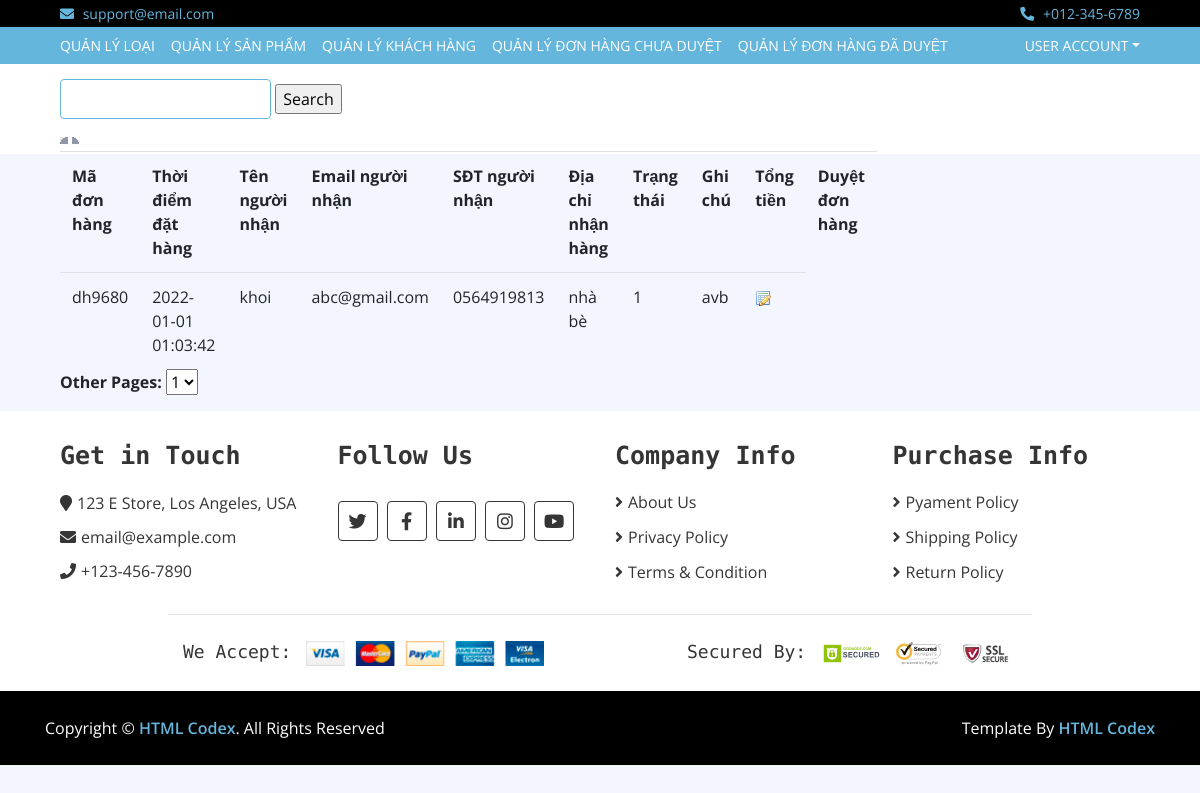
Page /admin/index.php?mo=dh2 on the earlier database version.
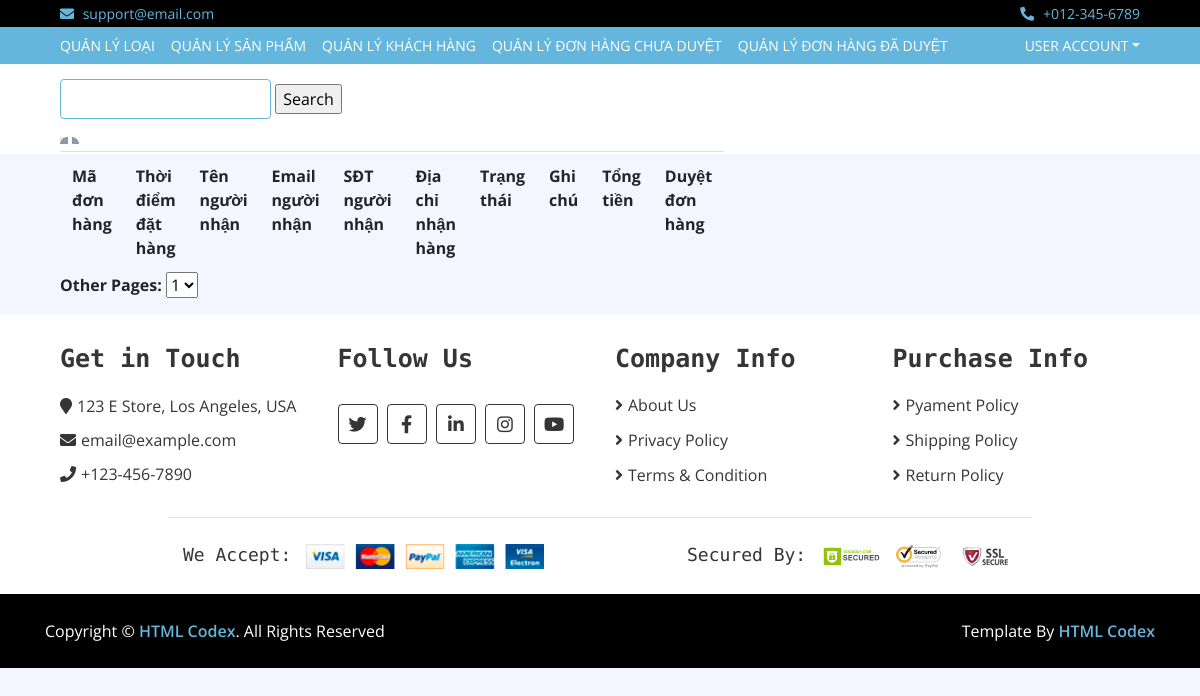
Same page on the later database version.
### tables this page shows
CREATE TABLE IF NOT EXISTS `donhang` (
  `madh` char(10) NOT NULL,
  `email` varchar(50) NOT NULL,
  `ThoiDiemDatHang` datetime NOT NULL DEFAULT CURRENT_TIMESTAMP,
  `tennguoinhan` varchar(50) DEFAULT NULL,
  `emailnguoinhan` varchar(200) DEFAULT NULL,
  `sdtnguoinhan` varchar(50) DEFAULT NULL,
  `diachinhanhang` varchar(100) DEFAULT NULL,
  `trangthai` tinyint(1) NOT NULL DEFAULT '0',
  `ghichucuakh` text,
  `tongtien` int(11) DEFAULT NULL,
  PRIMARY KEY (`madh`),
  KEY `email` (`email`)
);

### classes/Db.class.php (called while the page is built, shortened)
<?php
class Db{
		private $pdo= null;
		public function __construct()
		{
			$driver="mysql:host=". HOST."; dbname=". DB_NAME;
			try
			{
				$this->pdo = new PDO($driver, DB_USER, DB_PASS);
				$this->pdo->query("set names 'utf8' ");
			}
			catch(PDOException $e)
			{
				echo "Err:". $e->getMessage();	exit();
			}
		}
		private function query($sql, $arr = array(), $mode = PDO::FETCH_ASSOC)
		{
			$stm = $this->pdo->prepare($sql);
			if (!$stm->execute( $arr))
				{
				echo "Sql lỗi.";
				echo $this->sql_debug($sql,$arr);
				}
			return $stm->fetchAll($mode);
		}
		public function exeQuery($sql,  $arr = array(), $mode = PDO::FETCH_ASSOC)
		{
			return $this->query($sql, $arr, $mode);
		}
	}
?>

### classes/Donhang.class.php (called while the page is built, shortened)
<?php
class Donhang extends Db{
	public function daduyet()
	{
		$sql="select * from donhang where trangthai=1";
		return $this->exeQuery($sql);
	}
}
?>

### admin/donhang2.php (the view, shortened to what this page needs)
<?php
include_once("../classes/Donhang.class.php");
$donhangDB=new Donhang;
$dsdh=$donhangDB->daduyet();
?>
<div class="bottom-bar">
            <div class="container-fluid">
                <div class="row align-items-center">
                  <div class="col-md-6">
                  <div class="search">
        <label>
        <input type="text" name="textfield" />
        </label>
        <label>
        <input type="submit" name="Submit" value="Search" />
        </label>
      </div>
      <div class="table"> <img src="img/bg-th-left.gif" width="8" height="7" alt="" class="left" /> <img src="img/bg-th-right.gif" width="7" height="7" alt="" class="right" />
        <table class="listing" cellpadding="0" cellspacing="0">
          <tr>
            <th class="first" >Mã đơn hàng</th>
            <th>Thời điểm đặt hàng</th>
            <th>Tên người nhận</th>
            <th>Email người nhận</th>
            <th>SĐT người nhận</th>
            <th>Địa chỉ nhận hàng</th>
            <th>Trạng thái</th>
            <th>Ghi chú</th>
            <th>Tổng tiền</th>
            <th>Duyệt đơn hàng</th>
          </tr>
          <?php
		  $i=1;
		  foreach($dsdh as $donhang)
		  {
		  ?>
          <tr <?php if($i%2==0) echo 'class="bg"' ?>>
            <td ><?php echo $donhang['madh'] ?></td>
            <td><?php echo $donhang['ThoiDiemDatHang'] ?></td>
            <td><?php echo $donhang['tennguoinhan'] ?></td>
            <td><?php echo $donhang['emailnguoinhan'] ?></td>
            <td><?php echo $donhang['sdtnguoinhan'] ?></td>
            <td><?php echo $donhang['diachinhanhang'] ?></td>
            <td><?php echo $donhang['trangthai'] ?></td>
            <td><?php echo $donhang['ghichucuakh'] ?></td>
              <td><a href="index.php?mo=dh2&ac=duyet&mdh=<?php echo $donhang['madh'] ?>"><img src="../img/edit-icon.gif" width="16" height="16" alt="" /></a></td>
          </tr>
          <?php
		  	$i++;
		  } ?>
        </table>
        <div class="select"> <strong>Other Pages: </strong>
          <select>
            <option>1</option>
          </select>
        </div>
      </div>
    </div>
            </div>
        </div>

Differences in the rows shown:
removed donhang: madh "dh9680", ThoiDiemDatHang "2022-01-01 01:03:42", tennguoinhan "khoi", emailnguoinhan "abc@gmail.com", sdtnguoinhan "0564919813", diachinhanhang "nhà bè", trangthai "1", ghichucuakh "avb"
